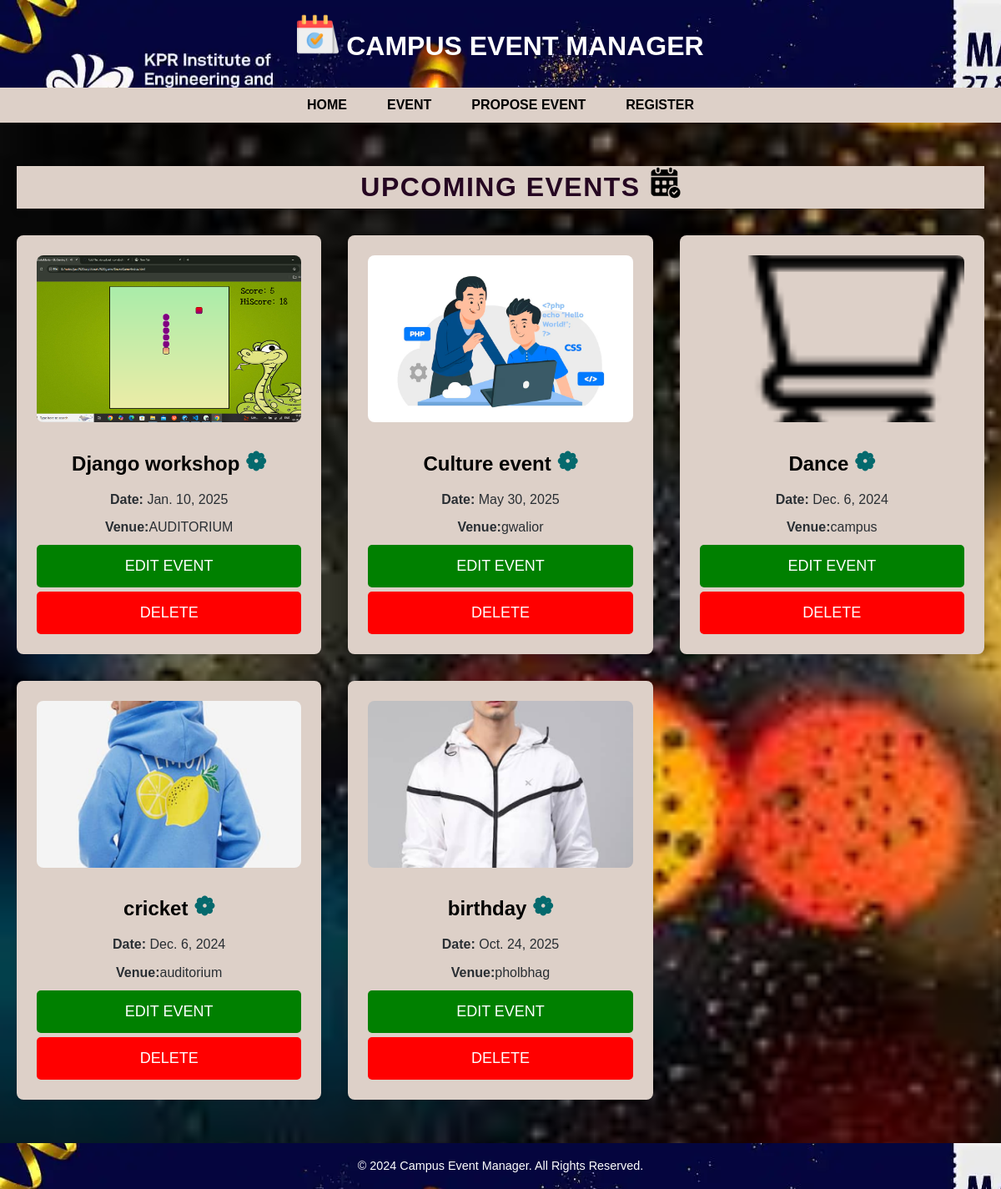
Screenshot of /events/ with the database file from the repository.
### app/models.py (models this page shows, shortened)
class Event(models.Model):
    event = models.CharField(max_length=100)
    vanue = models.CharField(max_length=100)
    image = models.ImageField(upload_to='eventImage/')
    date = models.DateField()
    evntNum = models.IntegerField(default=True)

### app/views.py (the view)
# urls.py: path('events/',views.events, name='events'),
def events(req):
    Events = Event.objects.all()
    return render(req, 'events.html', {'events': Events})

### app/templates/events.html
{% extends "home.html" %}
{% block main %}
<main>
  <section id="events-list">
    <h2 id="event-heading">Upcoming Events  <img class="contant-logo" src="images/appointment.png" alt=""></h2>
    <div id="events-container">
      {% for event in events %}
      <div class="event-card">
        <img src="{{event.image.url}}" alt="Cultural Fest" class="event-image" />
        <h3>{{event.event}}  <b class="event-symbol">&#10049;</b></h3>
        <p><strong>Date:</strong> {{event.date}}</p>
        <p><strong>Venue:</strong>{{event.vanue}}</p>
        <button style=" background-color: green;"><a style="text-decoration: none; color: white; " href="{% url 'edit' event.id %}">EDIT EVENT</a></button>
        <button style="margin-top: 5px; background-color: red;" onclick="window.location.href='{% url 'delete' event.id %}'">DELETE</button>
      </div>
      {% endfor %}
    </div>
  </section>
</main>
{% endblock main %}

### app/static/all.css (style rules this page uses)
.contant-logo { width: 50px; position: absolute; padding-left: 10px; }
#event-heading { box-shadow: 0 4px 8px rgba(0, 0, 0, 0.1); background-color: white; }
* { margin: 0; padding: 0; box-sizing: border-box; }
body { font-family: 'Arial', sans-serif; line-height: 1.6; color: #292e33; background-color: #292e33; background-image: url(images/bg2.jpeg); background-repeat: no-repeat; background-size: cover; }
#events-list { margin-top: 2rem; }
#events-list h2 { text-align: center; color: #250621; font-size: 2rem; margin-bottom: 2rem; text-transform: uppercase; letter-spacing: 1.5px; background-color: #ddd0c8; }
#events-container { display: grid; grid-template-columns: repeat(auto-fill, minmax(300px, 1fr)); gap: 2rem; justify-content: center; }
.event-card { background-color: #ddd0c8; padding: 1.5rem; border-radius: 8px; box-shadow: 0 4px 8px rgba(0, 0, 0, 0.1); transition: transform 0.3s ease, box-shadow 0.3s ease; text-align: center; }
.event-card h3 { color: black; font-weight: 600; font-size: 1.5rem; margin-top: 1rem; }
.event-symbol { font-size: 30px; color:#04696d ; }
.event-card p { font-size: 1rem; margin: 0.5rem 0; }
.event-image { width: 100%; height: 200px; object-fit: cover; border-radius: 8px; }
button { background-color: black; color: white; padding: 10px; border: none; border-radius: 5px; cursor: pointer; font-size: 16px; transition: background-color 0.3s; }
main { padding: 20px; }
button { background-color: rgb(2, 2, 80); color: white; padding: 15px 0; width: 100%; font-size: 18px; border: none; cursor: pointer; border-radius: 5px; transition: background-color 0.3s; }

### rows the page displays
Event: image (picture), event "Django workshop", date "Jan. 10, 2025", vanue "AUDITORIUM"
Event: image (picture), event "Culture event", date "May 30, 2025", vanue "gwalior"
Event: image (picture), event "Dance", date "Dec. 6, 2024", vanue "campus"
Event: image (picture), event "cricket", date "Dec. 6, 2024", vanue "auditorium"
Event: image (picture), event "birthday", date "Oct. 24, 2025", vanue "pholbhag"
